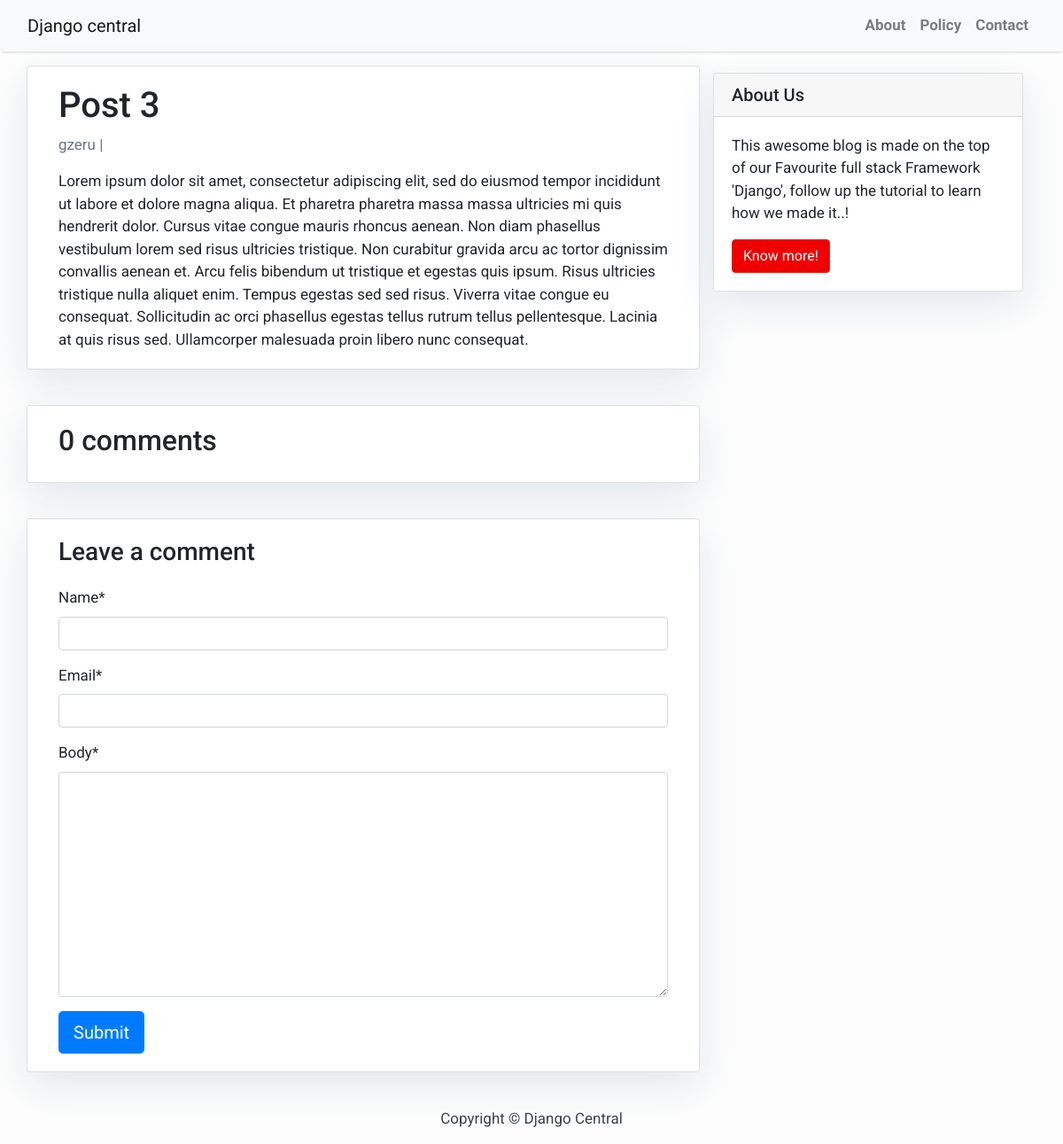
The app's page /post/1/ with its own data.
### blog/models.py (models this page shows, shortened)
class Post(models.Model):
    objects = None
    author = models.ForeignKey('auth.User', on_delete=models.DO_NOTHING)
    title = models.CharField(max_length=200)
    text = HTMLField()
    created_date = models.DateTimeField(
        default=timezone.now)
    published_date = models.DateTimeField(
        blank=True, null=True)

### blog/views.py (the view)
# urls.py: re_path(r'^post/(?P<pk>\d+)/$', views.post_detail, name='post_detail'),
def post_detail(request, pk):
    template_name = 'post_detail.html'
    post = get_object_or_404(Post, pk=pk)
    comments = post.comments.filter(active=True)
    new_comment = None
    if request.method == 'POST':
        comment_form = CommentForm(data=request.POST)
        if comment_form.is_valid():
            new_comment = comment_form.save(commit=False)
            new_comment.post = post
            new_comment.save()
    else:
        comment_form = CommentForm()
    return render(request, template_name, {'post': post,'comments': comments, 'new_comment': new_comment,'comment_form': comment_form})

### blog/forms.py
class CommentForm(forms.ModelForm):
    class Meta:
        model = Comment
        fields = ('name', 'email', 'body')

### blog/templates/post_detail.html (shortened to what this page needs)
{% extends 'base.html' %} {% block content %}
{% load crispy_forms_tags %}
<div class="container">
  <div class="row">
    <div class="col-md-8 card mb-4  mt-3 left  top">
      <div class="card-body">
        <h1>{% block title %} {{ post.title }} {% endblock title %}</h1>
        <p class=" text-muted">{{ post.author }} | {{ post.created_on }}</p>
        <p class="card-text ">{{ post.text | safe }}</p>
      </div>
    </div>
    {% block sidebar %} {% include 'sidebar.html' %} {% endblock sidebar %}
    <div class="col-md-8 card mb-4  mt-3 ">
      <div class="card-body">
        <h2>{{ comments.count }} comments</h2>
      </div>
    </div>
    <div class="col-md-8 card mb-4  mt-3 ">
      <div class="card-body">
        {% if new_comment %}
        <div class="alert alert-success" role="alert">
          Your comment is awaiting moderation
        </div>
        {% else %}
        <h3>Leave a comment</h3>
        <form method="post" style="margin-top: 1.3em;">
          {{ comment_form | crispy }}
          <button type="submit" class="btn btn-primary  btn-lg">Submit</button>
        </form>
        {% endif %}
      </div>
    </div>
  </div>
</div>
{% endblock content %}

### blog/templates/base.html (shortened to what this page needs)
<!DOCTYPE html>
<html>
  <head>
    <link
      rel="stylesheet"
      href="https://maxcdn.bootstrapcdn.com/bootstrap/4.0.0/css/bootstrap.min.css"
    />
  </head>
  <body>
    <nav class="navbar navbar-expand-lg navbar-light bg-light shadow" id="mainNav">
      <div class="container-fluid">
        <a class="navbar-brand" href="{% url 'home' %}" >Django central</a>
        <div class="collapse navbar-collapse" id="navbarResponsive">
          <ul class="navbar-nav ml-auto">
            <li class="nav-item text-black">
              <a
                class="nav-link text-black font-weight-bold"
                href="#"
                >About</a
              >
            </li>
            <li class="nav-item text-black">
              <a
                class="nav-link text-black font-weight-bold"
                href="#"
                >Policy</a
              >
            </li>
            <li class="nav-item text-black">
              <a
                class="nav-link text-black font-weight-bold"
                href="#"
                >Contact</a
              >
            </li>
          </ul>
        </div>
      </div>
    </nav>
            {% block content %}{% endblock content %}
    <footer class="py-3 bg-grey">
              <p class="m-0 text-dark text-center ">Copyright &copy; Django Central</p>
    </footer>
  </body>
</html>

### blog/templates/sidebar.html (shortened to what this page needs)
{% block sidebar %}
<div class="col-md-4 float-right ">
<div class="card my-4">
        <h5 class="card-header">About Us</h5>
    <div class="card-body">
        <p class="card-text"> This awesome blog is made on the top of our Favourite full stack Framework 'Django', follow up the tutorial to learn how we made it..!</p>
        <a href="#"
           class="btn btn-danger">Know more!</a>
    </div>
</div>
</div>
{% endblock sidebar %}

### blog/templates/base.html (style rules this page uses)
body { font-family: "Roboto", sans-serif; font-size: 17px; background-color: #fdfdfd; }
.shadow { box-shadow: 0 4px 2px -2px rgba(0,0,0,0.1); }
.btn-danger { color: #fff; background-color: #f00000; border-color: #dc281e; }

### blog/templates/sidebar.html (style rules this page uses)
.card { box-shadow: 0 16px 48px #E3E7EB; }

### records on screen
Post: title "Post 3", author "gzeru", text "Lorem ipsum dolor sit amet, consectetur adipiscing elit, sed do eiusmod tempor incididunt ut labore et dolore magna aliqua. Et pharetra pharetra massa massa ultricies mi quis hendrerit dolor. Cursus vitae congue mauris rhoncus aenean. Non diam phasellus vestibulum lorem sed risus ultricies tristique. Non curabitur gravida arcu ac tortor dignissim convallis aenean et. Arcu felis bibendum ut tristique et egestas quis ipsum. Risus ultricies tristique nulla aliquet enim. Tempus egestas sed sed risus. Viverra vitae congue eu consequat. Sollicitudin ac orci phasellus egestas tellus rutrum tellus pellentesque. Lacinia at quis risus sed. Ullamcorper malesuada proin libero nunc consequat."

### other values on screen
{{ comments.count }} "0"
